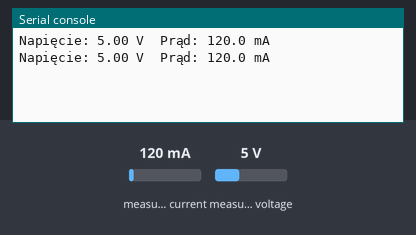
Bench run of a program on a simulated CircuitPython board. Parts: the last lines printed to the serial console. The test bench sets the inputs (shaded band); at power-on: measured current 120 mA, measured voltage 5 V.

Above: at 1.2 s.
1.3 s: measured current set to 1500 mA
At 2.8 s:
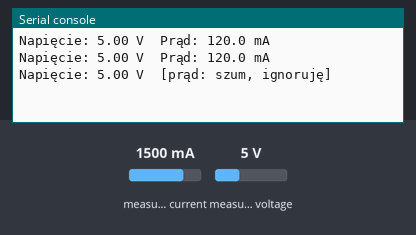
3.5 s: measured voltage set to 0.3 V
At 4.8 s:
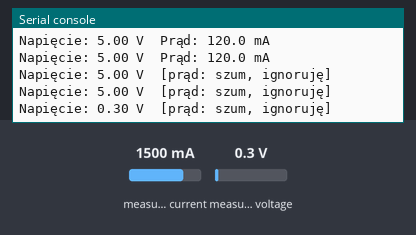
5.0 s: measured current set to 40 mA
At 5.8 s:
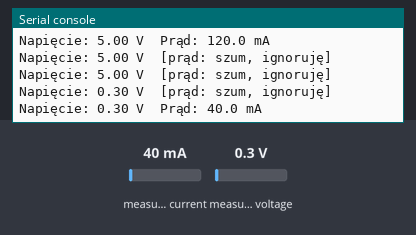

Measured:
- after the input at 1.3 s, the serial console: prints a new line after 0.70 s (image 1)
- after the input at 3.5 s, the serial console: prints a new line after 0.50 s (image 2)
- after the input at 5.0 s, the serial console: prints a new line at once (image 3)

The program:

VCC_measure_test.py
```python
import board
import busio
import time
from adafruit_ina219 import INA219
from adafruit_ads1x15.ads1015 import ADS1015
from adafruit_ads1x15.analog_in import AnalogIn

i2c = busio.I2C(board.SCL, board.SDA)
ina = INA219(i2c)
ads = ADS1015(i2c)
ch0 = AnalogIn(ads, 0)

while True:
    voltage = ina.bus_voltage
    current = ina.current


    if abs(current) > 1000:
        print(f"Napięcie: {voltage:.2f} V  [prąd: szum, ignoruję]")
    else:
        print(f"Napięcie: {voltage:.2f} V  Prąd: {current:.1f} mA")

    time.sleep(1)
```
